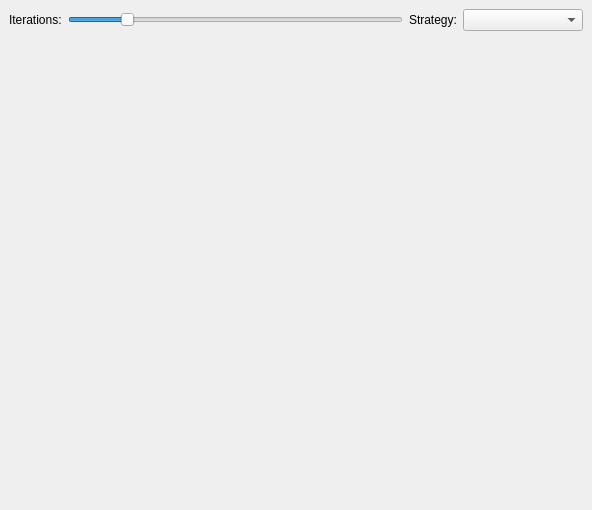
<?xml version="1.0" encoding="UTF-8"?>
<ui version="4.0">
 <class>displaywidget</class>
 <widget class="QDockWidget" name="displaywidget">
  <property name="geometry">
   <rect>
    <x>0</x>
    <y>0</y>
    <width>592</width>
    <height>510</height>
   </rect>
  </property>
  <property name="sizePolicy">
   <sizepolicy hsizetype="Expanding" vsizetype="Preferred">
    <horstretch>0</horstretch>
    <verstretch>0</verstretch>
   </sizepolicy>
  </property>
  <property name="minimumSize">
   <size>
    <width>459</width>
    <height>306</height>
   </size>
  </property>
  <property name="features">
   <set>QDockWidget::NoDockWidgetFeatures</set>
  </property>
  <property name="windowTitle">
   <string>Display</string>
  </property>
  <widget class="QWidget" name="dockWidgetContents">
   <layout class="QHBoxLayout" name="horizontalLayout_2">
    <item>
     <layout class="QVBoxLayout" name="verticalLayout">
      <item>
       <layout class="QHBoxLayout" name="horizontalLayout_5">
        <item>
         <layout class="QHBoxLayout" name="horizontalLayout_4">
          <item>
           <widget class="QLabel" name="iterationsLabel">
            <property name="text">
             <string>Iterations:</string>
            </property>
           </widget>
          </item>
          <item>
           <widget class="QSlider" name="iterationsSlider">
            <property name="minimum">
             <number>11</number>
            </property>
            <property name="maximum">
             <number>2400</number>
            </property>
            <property name="singleStep">
             <number>10</number>
            </property>
            <property name="value">
             <number>400</number>
            </property>
            <property name="orientation">
             <enum>Qt::Horizontal</enum>
            </property>
            <property name="invertedAppearance">
             <bool>false</bool>
            </property>
            <property name="tickPosition">
             <enum>QSlider::NoTicks</enum>
            </property>
            <property name="tickInterval">
             <number>200</number>
            </property>
           </widget>
          </item>
         </layout>
        </item>
        <item>
         <layout class="QHBoxLayout" name="horizontalLayout_3">
          <item>
           <widget class="QLabel" name="strategyLabel">
            <property name="maximumSize">
             <size>
              <width>50</width>
              <height>16777215</height>
             </size>
            </property>
            <property name="text">
             <string>Strategy:</string>
            </property>
           </widget>
          </item>
          <item>
           <widget class="QComboBox" name="strategyCombo">
            <property name="minimumSize">
             <size>
              <width>120</width>
              <height>0</height>
             </size>
            </property>
           </widget>
          </item>
         </layout>
        </item>
       </layout>
      </item>
      <item>
       <widget class="DisplayGLWidget" name="glDisplayWidget" native="true">
        <property name="minimumSize">
         <size>
          <width>128</width>
          <height>128</height>
         </size>
        </property>
        <property name="cursor">
         <cursorShape>OpenHandCursor</cursorShape>
        </property>
        <property name="mouseTracking">
         <bool>true</bool>
        </property>
       </widget>
      </item>
     </layout>
    </item>
   </layout>
  </widget>
 </widget>
 <customwidgets>
  <customwidget>
   <class>DisplayGLWidget</class>
   <extends>QWidget</extends>
   <header>displayglwidget.h</header>
   <container>1</container>
  </customwidget>
 </customwidgets>
 <resources/>
 <connections/>
</ui>
